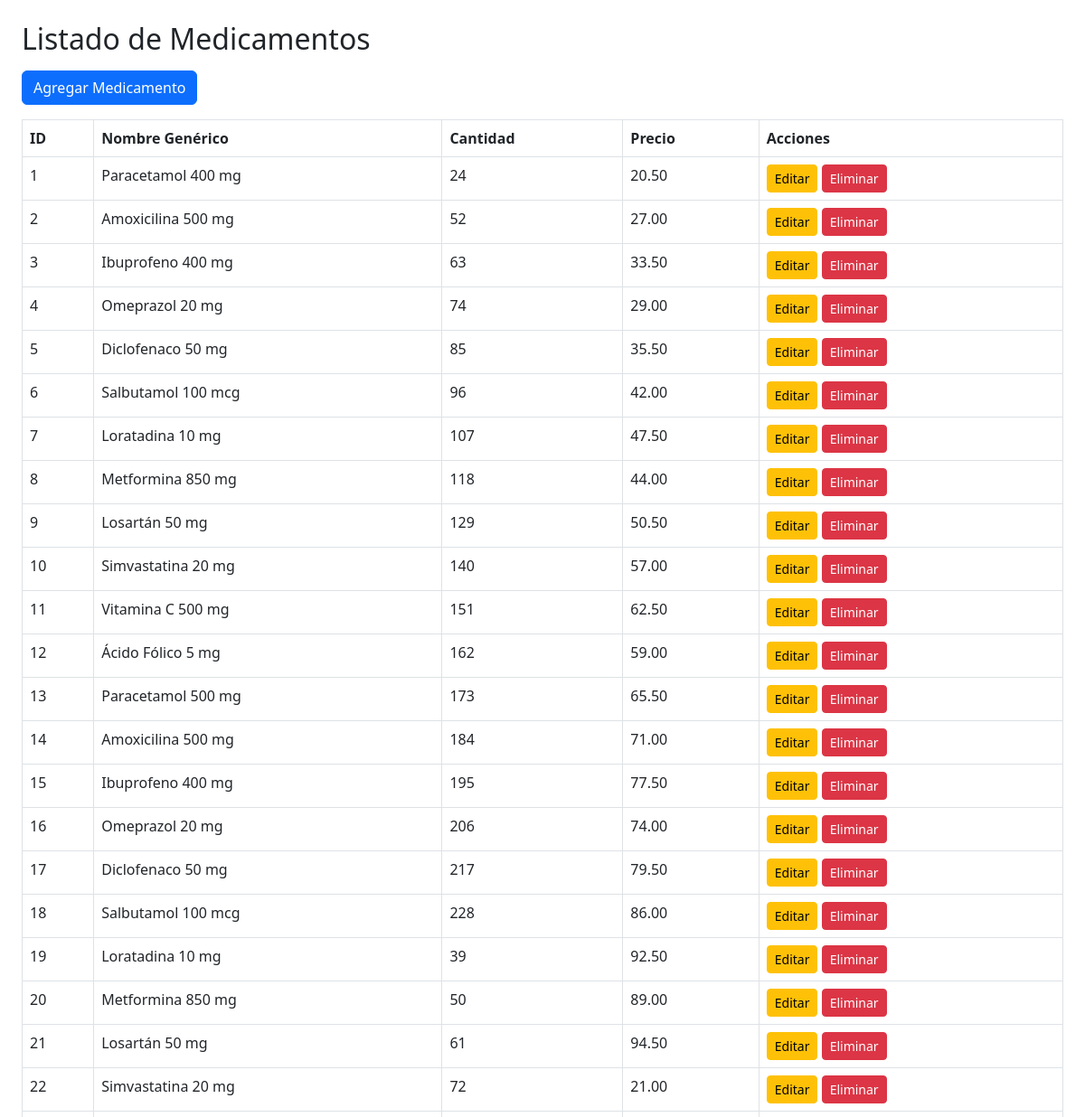
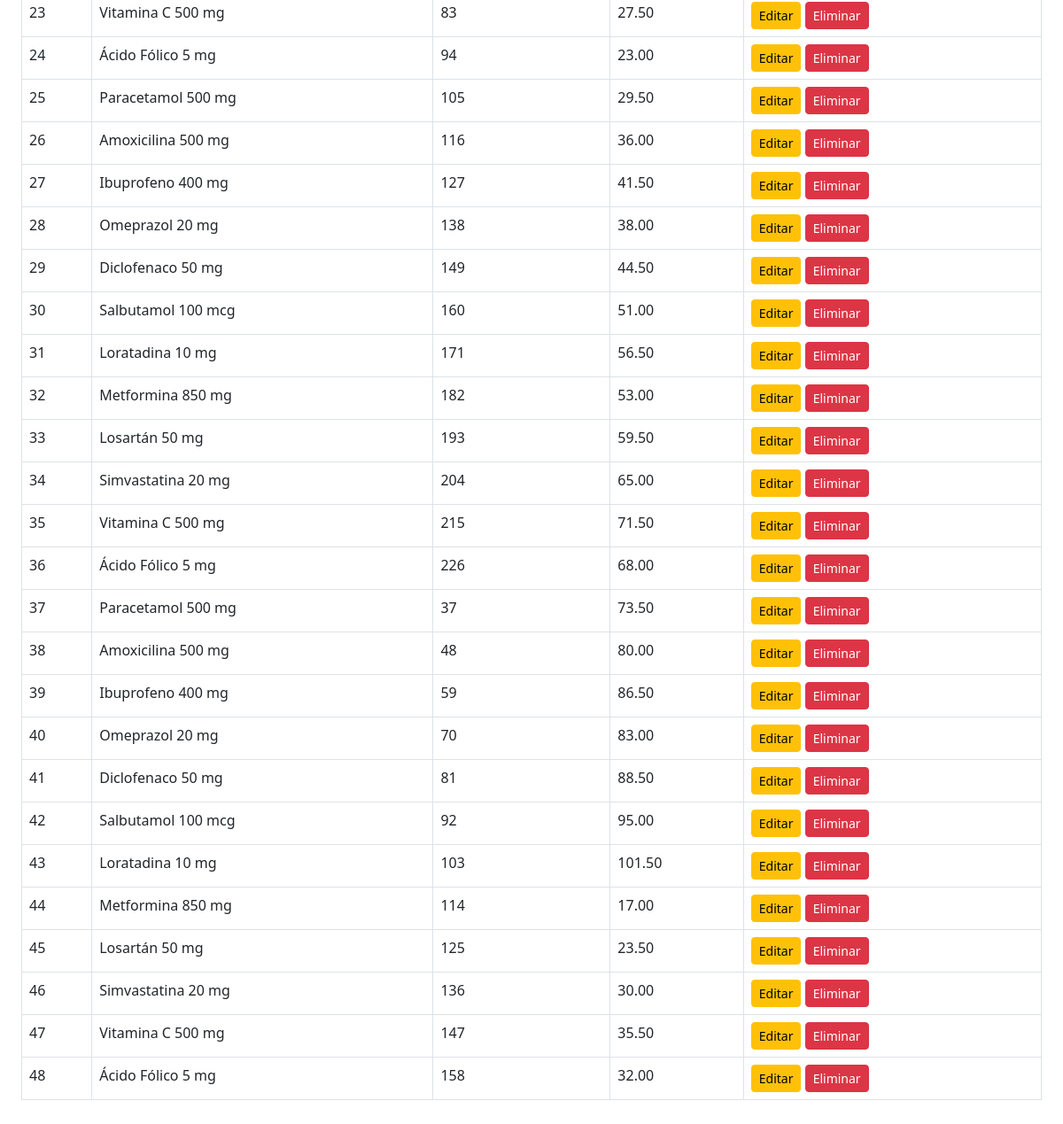
/medicamentos/, run on an earlier commit of the app's database (2 pictures, top to bottom).
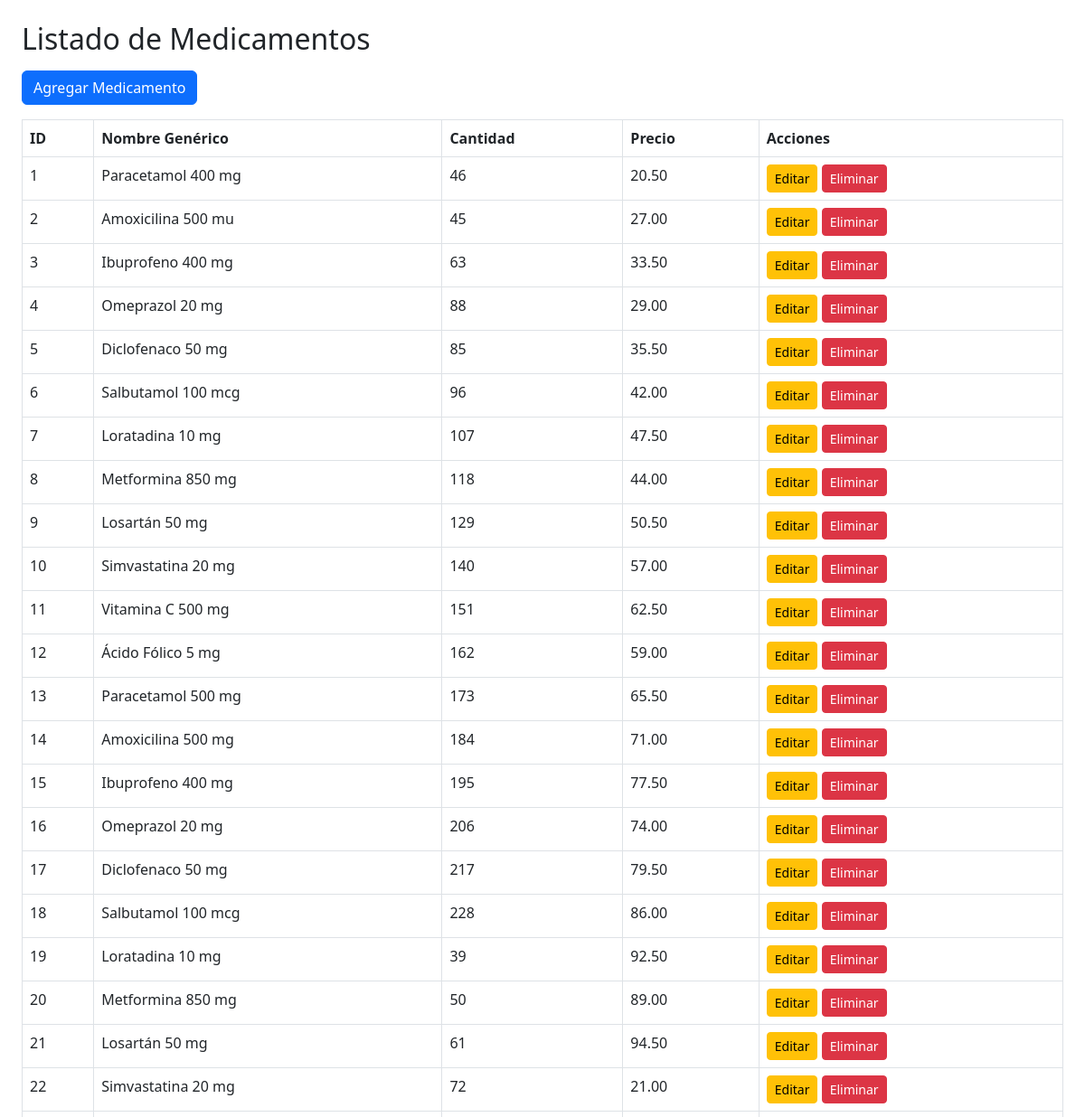
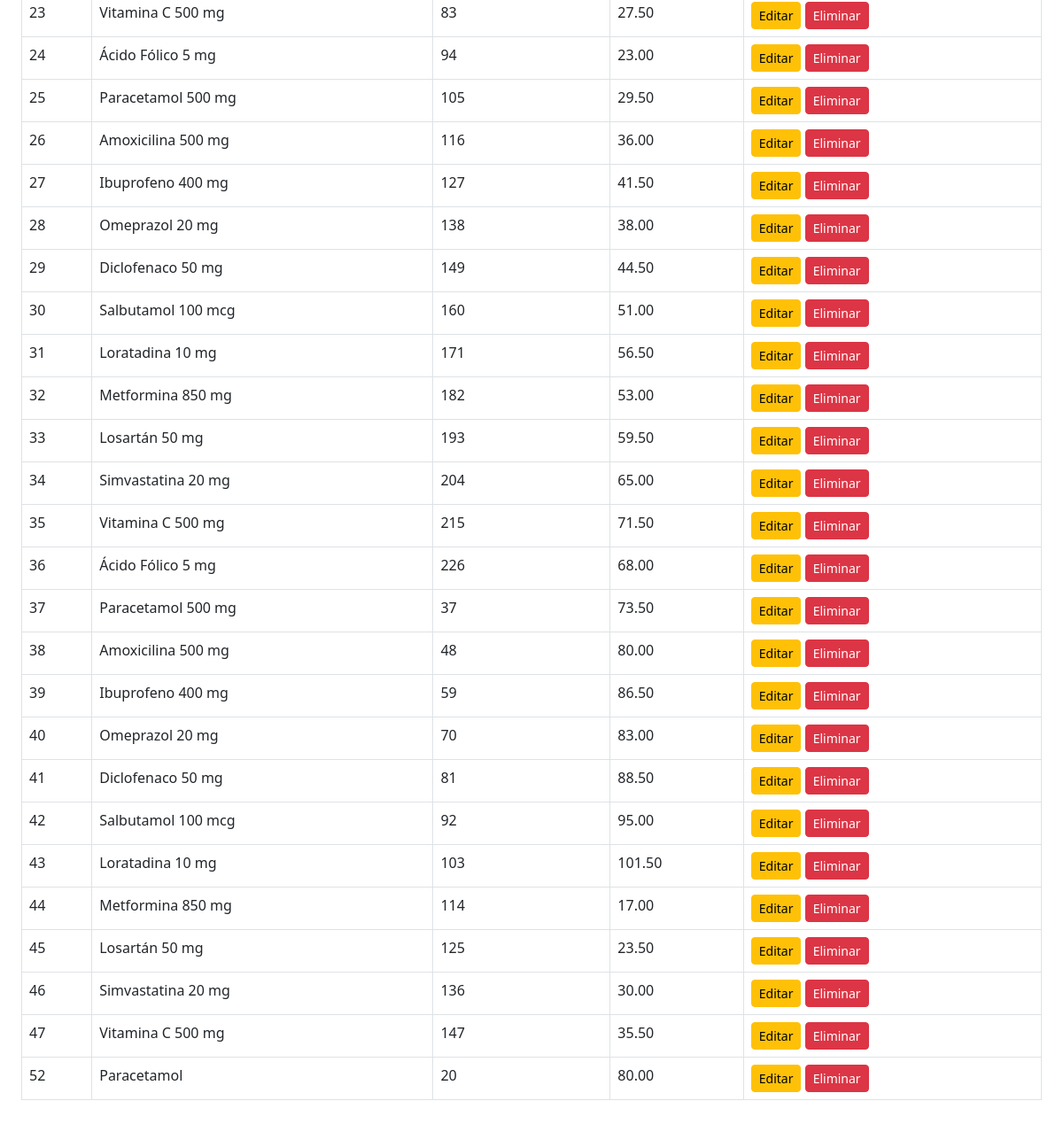
And on a later commit of the database (2 pictures, top to bottom).
### farmacia_app/models.py (models this page shows, shortened)
class Medicamento(models.Model):
    ESTADOS = [
        (1, 'Activo'),
        (0, 'Inactivo'),
    ]
    id_medicamento = models.AutoField(primary_key=True)
    id_factura_compra = models.ForeignKey(
        FacturaCompra,
        on_delete=models.SET_NULL,
        db_column='id_factura_compra',
        blank=True,
        null=True
    )
    nombre_generico = models.CharField(max_length=255)
    fecha_caducidad = models.DateField(blank=True, null=True)
    cantidad = models.IntegerField(default=0)
    contra_indicaciones = models.TextField(blank=True, null=True)
    dosis = models.CharField(max_length=100, blank=True, null=True)
    cod_laboratorio = models.CharField(max_length=50, blank=True, null=True)
    registro_sanitario = models.CharField(max_length=100, blank=True, null=True)
    precauciones = models.TextField(blank=True, null=True)
    presentacion = models.CharField(max_length=100, blank=True, null=True)
    precio_unitario = models.DecimalField(max_digits=10, decimal_places=2, blank=True, null=True)
    stock_minimo = models.IntegerField(default=10)
    via_administracion = models.CharField(max_length=100, blank=True, null=True)
    requiere_receta = models.BooleanField(default=False)
    estado = models.IntegerField(choices=ESTADOS, default=1)
    fecha_registro = models.DateField(blank=True, null=True)
    class Meta:
        db_table = 'Medicamento'

### farmacia_app/views.py (the view)
# urls.py: path('medicamentos/', views.medicamento_list, name='medicamento_list'),
def medicamento_list(request):
    medicamentos = Medicamento.objects.all()
    return render(request, 'medicamento/list.html', {'medicamentos': medicamentos})

### farmacia_app/templates/medicamento/list.html (shortened to what this page needs)
<!DOCTYPE html>
<html>
<head>
    <link href="https://cdn.jsdelivr.net/npm/bootstrap@5.3.0/dist/css/bootstrap.min.css" rel="stylesheet">
</head>
<body class="p-4">
<h2 class="mb-3">Listado de Medicamentos</h2>
<a href="{% url 'medicamento_create' %}" class="btn btn-primary mb-3">Agregar Medicamento</a>
<table class="table table-bordered">
    <tr>
        <th>ID</th>
        <th>Nombre Genérico</th>
        <th>Cantidad</th>
        <th>Precio</th>
        <th>Acciones</th>
    </tr>
    {% for m in medicamentos %}
    <tr>
        <td>{{ m.id_medicamento }}</td>
        <td>{{ m.nombre_generico }}</td>
        <td>{{ m.cantidad }}</td>
        <td>{{ m.precio_unitario }}</td>
        <td>
            <a href="{% url 'medicamento_edit' m.id_medicamento %}" class="btn btn-warning btn-sm">Editar</a>
            <a href="{% url 'medicamento_delete' m.id_medicamento %}" class="btn btn-danger btn-sm">Eliminar</a>
        </td>
    </tr>
    {% endfor %}
</table>
</body>
</html>

What changed in the data, as far as the page shows it:
removed Medicamento: id_medicamento "48", nombre_generico "Ácido Fólico 5 mg", cantidad "158", precio_unitario "32.00"
changed Medicamento "Paracetamol 400 mg": cantidad "24" → "46"
changed Medicamento id 2: nombre_generico "Amoxicilina 500 mg" → "Amoxicilina 500 mu"; cantidad "52" → "45"
changed Medicamento id 4: cantidad "74" → "88"
added Medicamento: id_medicamento "52", nombre_generico "Paracetamol", cantidad "20", precio_unitario "80.00"
